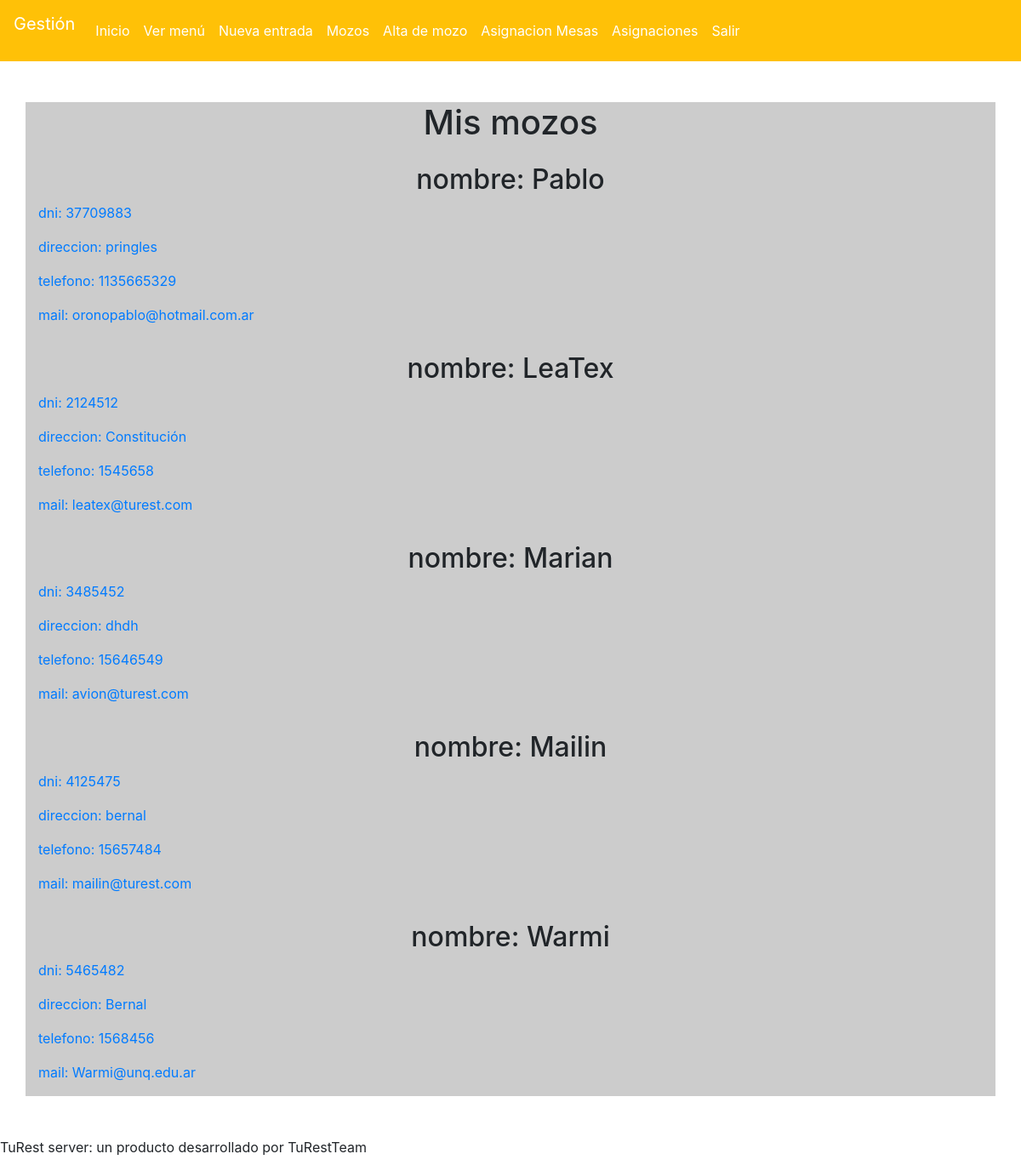
/panel/mozos (signed in), run on the app's committed database.
### administracion/models.py (models this page shows, shortened)
class Mozo(models.Model):
	author = models.ForeignKey('auth.User', on_delete=models.CASCADE)
	nombre = models.CharField(max_length=200)
	dni = models.CharField(max_length=20)
	direccion = models.CharField(max_length=200)
	telefono = models.PositiveIntegerField()
	mail = models.EmailField(max_length=200)

### administracion/views.py (the view)
# urls.py: path('mozos', views.mozoList, name='mozoList'),
@login_required
def mozoList(request):
	return render(request, 'admin/mozos.html', {'mozos':Mozo.objects.all()})

### administracion/templates/admin/mozos.html
{% extends 'panelStructure.html' %}
{% block content %}
	<div class="row mt-5">
		<div class="col-12">
			<h1 class="text-center">Mis mozos</h1>
		</div>
	</div>
	{% for mozo in mozos %}
		<article class="row mt-3">
			<div class="col-12">
				<h2 class="text-center">nombre: {{mozo.nombre}}</h2>
				<p class="text-primary">dni: {{mozo.dni}}</p>
                <p class="text-primary">direccion: {{mozo.direccion}}</p>
                <p class="text-primary">telefono: {{mozo.telefono}}</p>
                <p class="text-primary">mail: {{mozo.mail}}</p>
			</div>
		</article>
	{% endfor %}
{% endblock %}

### data on the page
Mozo: nombre "Pablo", dni "37709883", direccion "pringles", telefono "1135665329", mail "oronopablo@hotmail.com.ar"
Mozo: nombre "LeaTex", dni "2124512", direccion "Constitución", telefono "1545658", mail "leatex@turest.com"
Mozo: nombre "Marian", dni "3485452", direccion "dhdh", telefono "15646549", mail "avion@turest.com"
Mozo: nombre "Mailin", dni "4125475", direccion "bernal", telefono "15657484", mail "mailin@turest.com"
Mozo: nombre "Warmi", dni "5465482", direccion "Bernal", telefono "1568456", mail "Warmi@unq.edu.ar"
